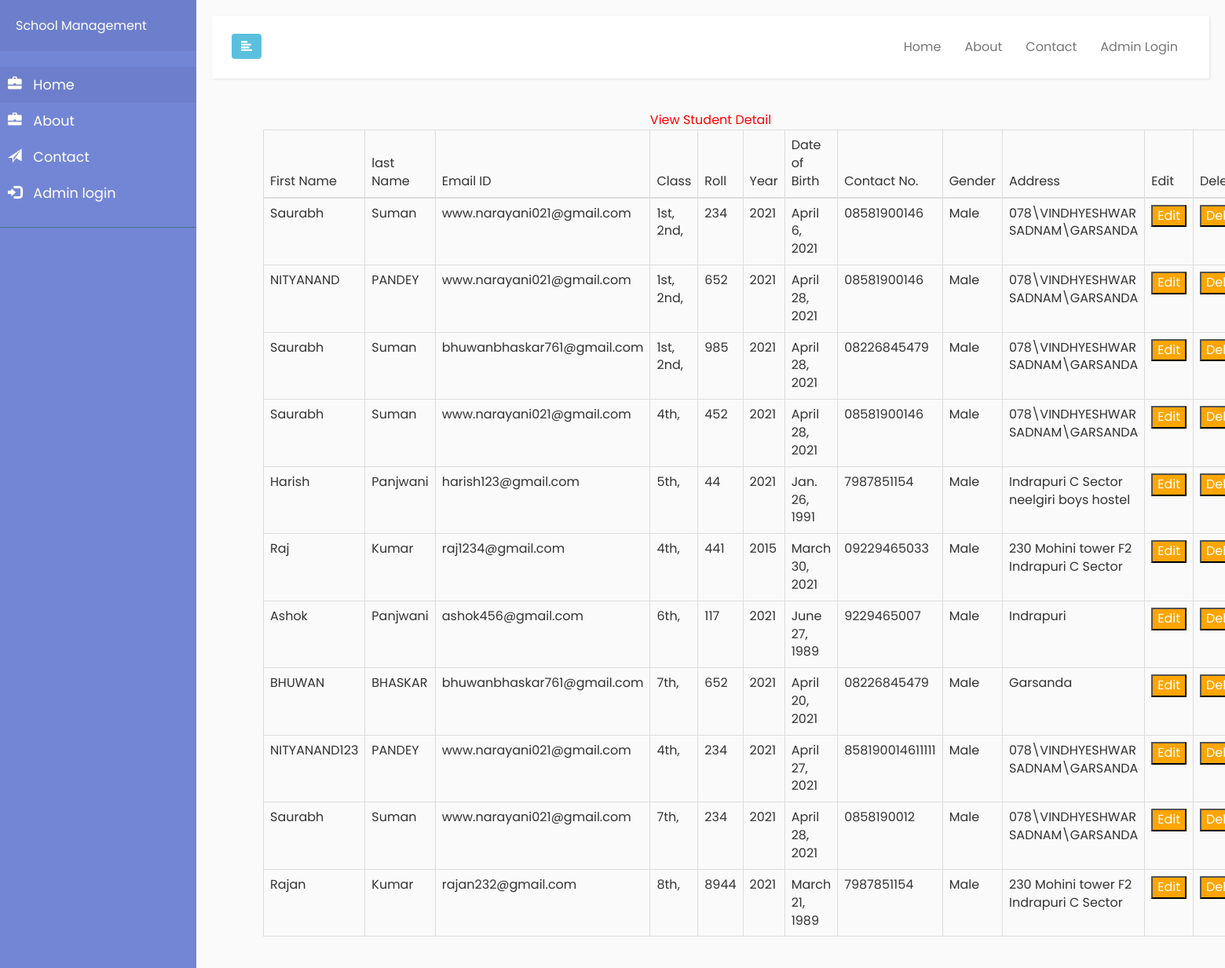
The app's page /view_student with its own data.
### school/models.py (models this page shows, shortened)
class Student(models.Model):
    reg=models.ForeignKey(Register,on_delete=models.CASCADE,null=True)
    clas=models.ManyToManyField(Class,null=True, blank=True)
    roll = models.CharField(max_length=100,null=True)
    year = models.IntegerField(null=True)
    s_id = models.IntegerField(null=True)

class Register(models.Model):
    user=models.ForeignKey(User,on_delete=models.CASCADE,null=True,blank=True)
    first_name = models.CharField(max_length=130,null=True)
    last_name = models.CharField(max_length=130,null=True)
    email = models.CharField(max_length=130,null=True)
    gen=models.CharField(max_length=30,null=True)
    add=models.CharField(max_length=100,null=True)
    mobile=models.CharField(max_length=10,null=True)
    image=models.FileField(null=True)
    birth=models.DateField(null=True)

class Class(models.Model):
    name = models.CharField(max_length=100,null=True,blank=True)
    def __str__(self):
        return self.name

### school/views.py (the view)
# urls.py: path('view_student',View_Student,name="view_student"),
def View_Student(request):
    stu = Student.objects.all()
    d ={'stu':stu}
    return render(request,'view_student.html',d)

### school/templates/view_student.html (shortened to what this page needs)
{% extends 'index4.html' %}
{% block body %}
{% load static %}
<center><h2 style="color:red">View Student Detail</h2></center>
 <div class="container">
<table class="table table-bordered" id="myTable">
  <thead>
  <tr>
    <th>First Name</th>
    <th>last Name</th>
    <th>Email ID</th>
    <th>Class</th>
    <th>Roll</th>
    <th>Year</th>
    <th>Date of Birth</th>
      <th>Contact No.</th>
    <th>Gender</th>
      <th>Address</th>
    <th>Edit</th>
    <th>Delete</th>
  </tr>
  </thead>
   <tbody>
    {% for i in stu %}
  <tr>
    <td>{{i.reg.first_name}}</td>
      <td>{{i.reg.last_name}}</td>
      <td>{{i.reg.email}}</td>
      <td>
        {% for j in i.clas.all %}
        {{j}},
        {% endfor %}
      </td>
      <td>{{i.roll}}</td>
      <td>{{i.year}}</td>
      <td>{{i.reg.birth}}</td>
      <td>{{i.reg.mobile}}</td>
      <td>{{i.reg.gen}}</td>
      <td>{{i.reg.add}}</td>
    <td><a href="{% url 'editstudent' i.reg.id %}"><button class="button button1">Edit</button></a></td>
      <td><a href="{% url 'delete_student' i.id %}"><button class="button button1">Delete</button></a></td>
  </tr>
    {% endfor %}
    </tbody>
</table>
 </div>
{% endblock %}

### school/templates/index4.html (shortened to what this page needs)
<!DOCTYPE html>
{% load static %}
<html>
    <head>
        <link rel="stylesheet" href="https://maxcdn.bootstrapcdn.com/bootstrap/3.3.7/css/bootstrap.min.css">
        <link href="static/style.css" rel="stylesheet" type="text/css" media="all"/>
        <link rel="stylesheet" href="static/style4.css">
        <link rel = stylesheet href = "//cdn.datatables.net/1.10.19/css/jquery.dataTables.min.css">
    </head>
    <body>
        <div class="wrapper" style="width:100%">
            <nav id="sidebar">
                <div class="sidebar-header">
                    <h3>School Management</h3>
                </div>
                <ul class="list-unstyled components">
                    <li class="active">
                        <a href="{% url 'home' %}">
                            <i class="glyphicon glyphicon-briefcase"></i>
                            Home
                        </a>
                    <li>
                        <a href="{% url 'about' %}">
                            <i class="glyphicon glyphicon-briefcase"></i>
                            About
                        </a>
                    <li>
                        <a href="{% url 'contact' %}">
                            <i class="glyphicon glyphicon-send"></i>
                            Contact
                        </a>
                    </li>
{% if not request.user.username %}
                    <li>
                        <a href="{% url 'login' %}">
                            <i class="glyphicon glyphicon-log-in"></i>
                            Admin login
                        </a>
                    </li>
                    {% endif %}
                </ul>
            </nav>
            <div id="content" style="width:100%" >
                <nav class="navbar navbar-default" style="width:100%">
                    <div class="container-fluid" style="width:100%">
                        <div class="navbar-header">
                            <button type="button" id="sidebarCollapse" class="btn btn-info navbar-btn">
                                <i class="glyphicon glyphicon-align-left"></i>
                            </button>
                        </div>
                        <div class="collapse navbar-collapse" id="bs-example-navbar-collapse-1" style="width:100%">
                            <ul class="nav navbar-nav navbar-right">
                                <li><a href="{% url 'home' %}">Home</a></li>
                                <li><a href="{% url 'about' %}">About</a></li>
                                <li><a href="{% url 'contact' %}">Contact</a></li>
                                {% if not request.user.username %}
                                <li><a href="{% url 'login' %}"> Admin Login</a></li>
                                {% else %}
                                <li><a href="/logout">Signout</a></li>
                                {% endif %}
                            </ul>
                        </div>
                    </div>
                </nav>
                {% block body %}
                {% endblock %}
            </div>
        </div>
    </body>
</html>

### school/static/style.css (style rules this page uses)
html,body,div,span,applet,object,iframe,h1,h2,h3,h4,h5,h6,p,blockquote,pre,a,abbr,acronym,address,big,cite,code,del,dfn,em,img,ins,kbd,q,s,samp,small,strike,strong,sub,sup,tt,var,b,u,i,dl,dt,dd,ol,nav ul,nav li,fieldset,form,label,legend,table,caption,tbody,tfoot,thead,tr,th,td,article,aside,canvas,details,embed,figure,figcaption,footer,header,hgroup,menu,nav,output,ruby,section,summary,time,mark,audio,video { margin:0;padding:0;border:0;font-size:100%;font:inherit;vertical-align:baseline; }
article, aside, details, figcaption, figure,footer, header, hgroup, menu, nav, section { display: block; }
ol,ul { list-style:none;margin:0px;padding:0px; }
table { border-collapse:collapse;border-spacing:0; }
a { text-decoration:none; }

### school/templates/view_student.html (style rules this page uses)
th { width:17%; }
.button { background-color:orange; color:white; }

### records on screen
Student: reg.first_name "Saurabh", reg.last_name "Suman", reg.email "www.narayani021@gmail.com", roll "234", year "2021", reg.birth "April 6, 2021", reg.mobile "08581900146", reg.gen "Male", reg.add "078\\VINDHYESHWAR SADNAM\\GARSANDA"
Class: name "1st"
Class: name "2nd"
Student: reg.first_name "NITYANAND", reg.last_name "PANDEY", reg.email "www.narayani021@gmail.com", roll "652", year "2021", reg.birth "April 28, 2021", reg.mobile "08581900146", reg.gen "Male", reg.add "078\\VINDHYESHWAR SADNAM\\GARSANDA"
Student: reg.first_name "Saurabh", reg.last_name "Suman", reg.email "bhuwanbhaskar761@gmail.com", roll "985", year "2021", reg.birth "April 28, 2021", reg.mobile "08226845479", reg.gen "Male", reg.add "078\\VINDHYESHWAR SADNAM\\GARSANDA"
Student: reg.first_name "Saurabh", reg.last_name "Suman", reg.email "www.narayani021@gmail.com", roll "452", year "2021", reg.birth "April 28, 2021", reg.mobile "08581900146", reg.gen "Male", reg.add "078\\VINDHYESHWAR SADNAM\\GARSANDA"
Class: name "4th"
Student: reg.first_name "Harish", reg.last_name "Panjwani", reg.email "harish123@gmail.com", roll "44", year "2021", reg.birth "Jan. 26, 1991", reg.mobile "7987851154", reg.gen "Male", reg.add "Indrapuri C Sector neelgiri boys hostel"
Class: name "5th"
Student: reg.first_name "Raj", reg.last_name "Kumar", reg.email "raj1234@gmail.com", roll "441", year "2015", reg.birth "March 30, 2021", reg.mobile "09229465033", reg.gen "Male", reg.add "230 Mohini tower F2 Indrapuri C Sector"
Student: reg.first_name "Ashok", reg.last_name "Panjwani", reg.email "ashok456@gmail.com", roll "117", year "2021", reg.birth "June 27, 1989", reg.mobile "9229465007", reg.gen "Male", reg.add "Indrapuri"
Class: name "6th"
Student: reg.first_name "BHUWAN", reg.last_name "BHASKAR", reg.email "bhuwanbhaskar761@gmail.com", roll "652", year "2021", reg.birth "April 20, 2021", reg.mobile "08226845479", reg.gen "Male", reg.add "Garsanda"
Class: name "7th"
Student: reg.first_name "NITYANAND123", reg.last_name "PANDEY", reg.email "www.narayani021@gmail.com", roll "234", year "2021", reg.birth "April 27, 2021", reg.mobile "858190014611111", reg.gen "Male", reg.add "078\\VINDHYESHWAR SADNAM\\GARSANDA"
Student: reg.first_name "Saurabh", reg.last_name "Suman", reg.email "www.narayani021@gmail.com", roll "234", year "2021", reg.birth "April 28, 2021", reg.mobile "0858190012", reg.gen "Male", reg.add "078\\VINDHYESHWAR SADNAM\\GARSANDA"
Student: reg.first_name "Rajan", reg.last_name "Kumar", reg.email "rajan232@gmail.com", roll "8944", year "2021", reg.birth "March 21, 1989", reg.mobile "7987851154", reg.gen "Male", reg.add "230 Mohini tower F2 Indrapuri C Sector"
Class: name "8th"
